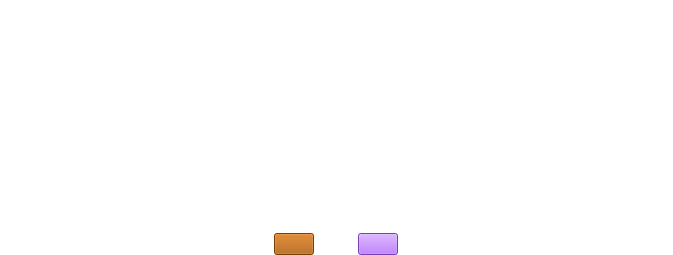
<?xml version="1.0" encoding="UTF-8"?>
<ui version="4.0">
 <class>PhotoWall</class>
 <widget class="QWidget" name="PhotoWall">
  <property name="geometry">
   <rect>
    <x>0</x>
    <y>0</y>
    <width>673</width>
    <height>255</height>
   </rect>
  </property>
  <property name="minimumSize">
   <size>
    <width>0</width>
    <height>0</height>
   </size>
  </property>
  <property name="maximumSize">
   <size>
    <width>16777215</width>
    <height>255</height>
   </size>
  </property>
  <property name="windowTitle">
   <string>Form</string>
  </property>
  <property name="styleSheet">
   <string notr="true">background-color: transparent;</string>
  </property>
  <layout class="QGridLayout" name="gridLayout">
   <property name="leftMargin">
    <number>0</number>
   </property>
   <property name="topMargin">
    <number>0</number>
   </property>
   <property name="rightMargin">
    <number>0</number>
   </property>
   <property name="bottomMargin">
    <number>0</number>
   </property>
   <property name="spacing">
    <number>0</number>
   </property>
   <item row="0" column="0" rowspan="2" colspan="3">
    <layout class="QVBoxLayout" name="verticalLayout_3">
     <item>
      <widget class="pictureView" name="graphicsView">
       <property name="styleSheet">
        <string notr="true">background-color: transparent;</string>
       </property>
      </widget>
     </item>
     <item>
      <layout class="QHBoxLayout" name="horizontalLayout_3">
       <property name="spacing">
        <number>4</number>
       </property>
       <item>
        <spacer name="horizontalSpacer_5">
         <property name="orientation">
          <enum>Qt::Horizontal</enum>
         </property>
         <property name="sizeType">
          <enum>QSizePolicy::Expanding</enum>
         </property>
         <property name="sizeHint" stdset="0">
          <size>
           <width>280</width>
           <height>20</height>
          </size>
         </property>
        </spacer>
       </item>
       <item>
        <widget class="QPushButton" name="btnL">
         <property name="styleSheet">
          <string notr="true">background-color: rgb(170, 85, 0);</string>
         </property>
         <property name="text">
          <string/>
         </property>
        </widget>
       </item>
       <item>
        <widget class="pictureButton" name="btnPic0" native="true"/>
       </item>
       <item>
        <widget class="pictureButton" name="btnPic1" native="true"/>
       </item>
       <item>
        <widget class="pictureButton" name="btnPic2" native="true"/>
       </item>
       <item>
        <widget class="pictureButton" name="btnPic3" native="true"/>
       </item>
       <item>
        <widget class="pictureButton" name="btnPic4" native="true"/>
       </item>
       <item>
        <widget class="pictureButton" name="btnPic5" native="true"/>
       </item>
       <item>
        <widget class="pictureButton" name="btnPic6" native="true"/>
       </item>
       <item>
        <widget class="pictureButton" name="btnPic7" native="true"/>
       </item>
       <item>
        <widget class="pictureButton" name="btnPic8" native="true"/>
       </item>
       <item>
        <widget class="pictureButton" name="btnPic9" native="true"/>
       </item>
       <item>
        <widget class="QPushButton" name="btnR">
         <property name="styleSheet">
          <string notr="true">background-color: rgb(170, 85, 255);</string>
         </property>
         <property name="text">
          <string/>
         </property>
        </widget>
       </item>
       <item>
        <spacer name="horizontalSpacer_6">
         <property name="orientation">
          <enum>Qt::Horizontal</enum>
         </property>
         <property name="sizeType">
          <enum>QSizePolicy::Expanding</enum>
         </property>
         <property name="sizeHint" stdset="0">
          <size>
           <width>280</width>
           <height>20</height>
          </size>
         </property>
        </spacer>
       </item>
      </layout>
     </item>
    </layout>
   </item>
  </layout>
 </widget>
 <customwidgets>
  <customwidget>
   <class>pictureView</class>
   <extends>QGraphicsView</extends>
   <header>pictureview.h</header>
  </customwidget>
  <customwidget>
   <class>pictureButton</class>
   <extends>QWidget</extends>
   <header>picturebutton.h</header>
   <container>1</container>
  </customwidget>
 </customwidgets>
 <resources/>
 <connections/>
</ui>
